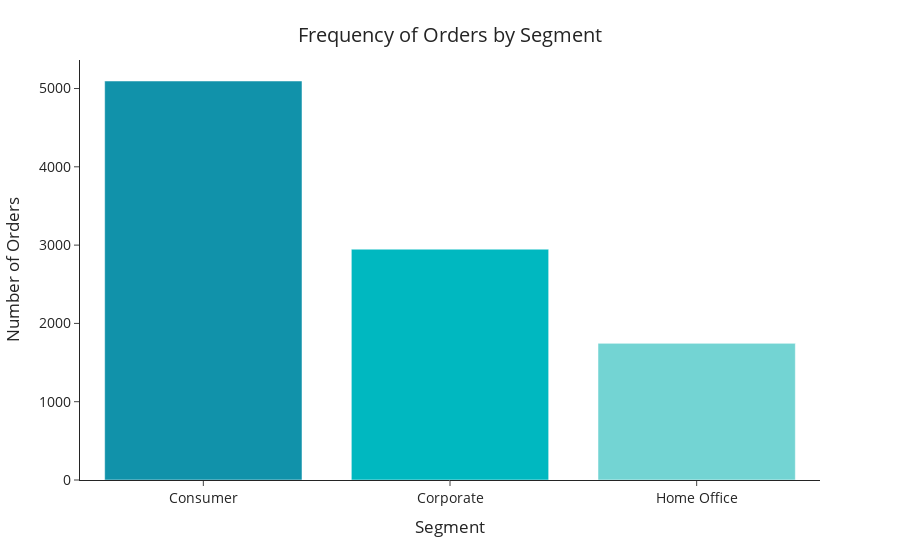

Notebook cell for this chart:
### Markdown cell above
# **Segment**

### Code cell
fig = px.bar(x = df['Segment'].value_counts().index, y = df['Segment'].value_counts(),
             color = df['Segment'].value_counts().index,
             template = 'simple_white', color_discrete_sequence = colors)

#Set Title and x/y axis labels
fig.update_layout(
    xaxis_title="Segment",
    yaxis_title="Number of Orders",
    showlegend = False,
    font = dict(
            size = 14
            ),
    title={
        'text': "Frequency of Orders by Segment",
        'y':0.95,
        'x':0.5
        }
    )

fig.show()

### Figure 1 — Plotly figure (JSON) as saved in the notebook; plotly's stock layout.template omitted (floating-point values rounded to 4 significant figures)
{"data": [{"alignmentgroup": "True", "hovertemplate": "color=Consumer<br>x=%{x}<br>y=%{y}<extra></extra>", "legendgroup": "Consumer", "marker": {"color": "#1192AA", "pattern": {"shape": ""}}, "name": "Consumer", "offsetgroup": "Consumer", "orientation": "v", "showlegend": true, "textposition": "auto", "type": "bar", "x": ["Consumer"], "xaxis": "x", "y": [5096], "yaxis": "y"}, {"alignmentgroup": "True", "hovertemplate": "color=Corporate<br>x=%{x}<br>y=%{y}<extra></extra>", "legendgroup": "Corporate", "marker": {"color": "#00B8C0", "pattern": {"shape": ""}}, "name": "Corporate", "offsetgroup": "Corporate", "orientation": "v", "showlegend": true, "textposition": "auto", "type": "bar", "x": ["Corporate"], "xaxis": "x", "y": [2948], "yaxis": "y"}, {"alignmentgroup": "True", "hovertemplate": "color=Home Office<br>x=%{x}<br>y=%{y}<extra></extra>", "legendgroup": "Home Office", "marker": {"color": "#73D4D3", "pattern": {"shape": ""}}, "name": "Home Office", "offsetgroup": "Home Office", "orientation": "v", "showlegend": true, "textposition": "auto", "type": "bar", "x": ["Home Office"], "xaxis": "x", "y": [1745], "yaxis": "y"}], "layout": {"barmode": "relative", "font": {"size": 14}, "legend": {"title": {"text": "color"}, "tracegroupgap": 0}, "margin": {"t": 60}, "showlegend": false, "title": {"text": "Frequency of Orders by Segment", "x": 0.5, "y": 0.95}, "xaxis": {"anchor": "y", "domain": [0, 1], "title": {"text": "Segment"}}, "yaxis": {"anchor": "x", "domain": [0, 1], "title": {"text": "Number of Orders"}}}}
